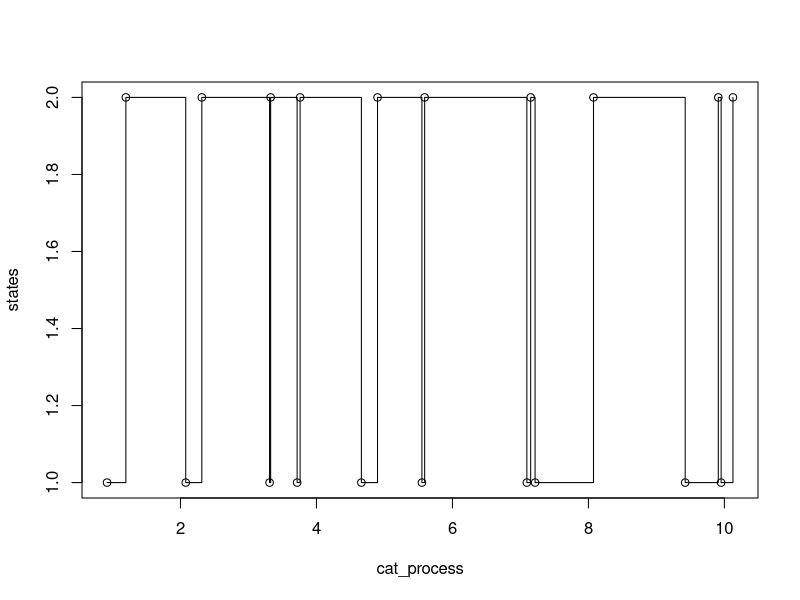
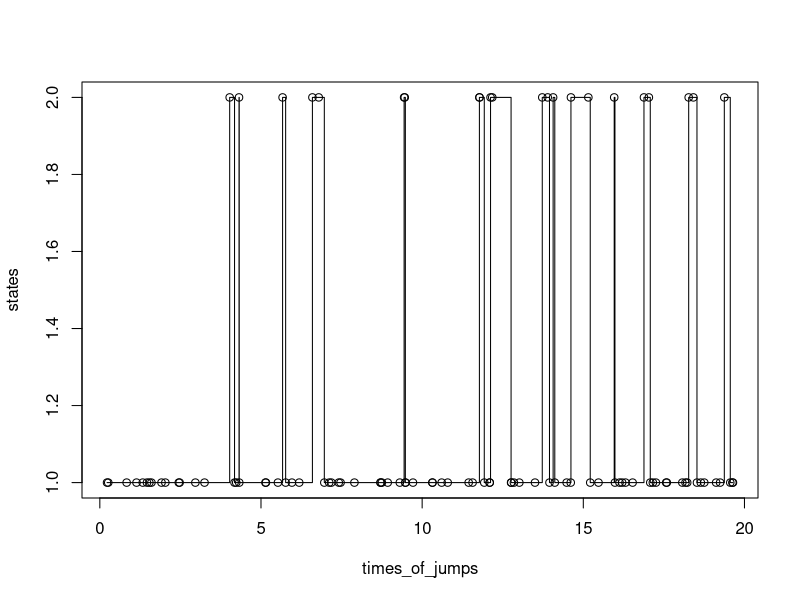

Reproduce these figures in R, in order.
## ---- chunk 1
alpha <- 1
beta <- 3
n_jumps <- 20
n_jumps_one <- n_jumps / 2

first_process <- rexp(n_jumps_one, rate = alpha)
second_process <- rexp(n_jumps_one, rate = beta)
cat_process <- numeric(n_jumps)
cat_process[1] <- first_process[1]
cat_process[2] <- second_process[1] + first_process[1]

for(i in (2:n_jumps_one)){
  cat_process[2*i - 1] = cat_process[2*i - 2] +first_process[i]
  cat_process[2*i] = cat_process[2*i - 1] + second_process[i]
}

states <- rep(c(1,2), n_jumps_one)

{
plot(cat_process, states, type = "s")
points(cat_process, states)
}
## ---- chunk 2
rate <- 5
alpha <- 1
beta <- 3

n_virtual_jumps <- 100

times_of_jumps <- cumsum(rexp(n_virtual_jumps, rate))
states <- numeric(n_virtual_jumps)
states[1] <- 1 

for(i in (2:n_virtual_jumps)){
  if (states[i-1] == 1){
    states[i] <- ifelse(runif(1) < alpha/rate, 2, 1)
  }
  
  if (states[i-1] == 2){
    states[i] <- ifelse(runif(1) < beta/rate, 1, 2)
  }
}

{
plot(times_of_jumps, states, type = "s")
points(times_of_jumps, states)
}
## ---- chunk 3
rm(list = ls())
## ---- chunk 4
1 - pcauchy(2)
## ---- chunk 5
cauchy_simulation <- function(repeats){
  
  estimate <- mean(rcauchy(repeats) > 2)
  sig <- sd(rcauchy(repeats) > 2) / sqrt(repeats)
  
  return(c(estimate, sig))
}

n_sim <- 200
simulated_value <- numeric(n_sim)
for(i in (1:n_sim)){
  simulated_value[i] <- cauchy_simulation(100)[1]
}

cauchy_simulation(100)
## ---- chunk 6
cauchy_simulation_2 <- function(repeats){
  
  estimate <- (1/2) * mean(abs(rcauchy(repeats)) > 2)
  sig <- sd(abs(rcauchy(repeats)) > 2) / (2*sqrt(repeats))
  
  return(c(estimate, sig))
}

cauchy_simulation_2(100)
